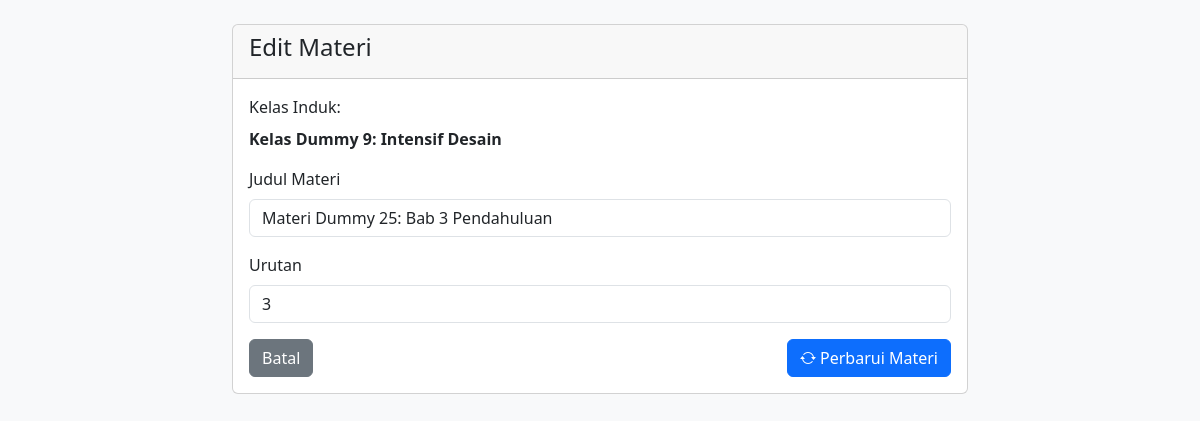
Page /page/edit-materi.php?id_materi=25 (signed in) on the committed database.
### tables this page shows
CREATE TABLE `tb_materi` (
  `id_materi` int(30) NOT NULL,
  `id_kelas` int(30) NOT NULL,
  `urutan` int(11) DEFAULT 1,
  `judul_materi` varchar(255) NOT NULL,
  `status` enum('pending','aktif','non-aktif') NOT NULL DEFAULT 'pending',
  `tgl_dibuat_materi` timestamp NOT NULL DEFAULT current_timestamp()
);

CREATE TABLE `tb_kelas` (
  `id_kelas` int(30) NOT NULL,
  `id_mentor` int(30) NOT NULL,
  `nama_kelas` varchar(255) NOT NULL,
  `kategori` enum('SQL','Design','Java','Web Development','Bisnis','Ekonomi','Psikologi','IT','Python') NOT NULL,
  `harga` decimal(10,2) NOT NULL,
  `profil_kelas` varchar(100) DEFAULT NULL,
  `badge` varchar(100) DEFAULT NULL,
  `description` text DEFAULT NULL,
  `status_publikasi` enum('pending','aktif','non-aktif','rejected') NOT NULL DEFAULT 'pending',
  `tgl_dibuat` timestamp NOT NULL DEFAULT current_timestamp()
);

### page/edit-materi.php (the view, shortened to what this page needs)
<?php
require 'db.php';
$user_id = $_SESSION['id'];
$id_materi = $_GET['id_materi'] ?? 0;
$mentor_query = $conn->prepare("SELECT id_mentor FROM tb_mentor WHERE id_user = ?");
$mentor_query->bind_param("i", $user_id);
$mentor_query->execute();
$mentor_result = $mentor_query->get_result();
$id_mentor = 0;
if ($mentor_result->num_rows > 0) {
    $mentor_row = $mentor_result->fetch_assoc();
    $id_mentor = $mentor_row['id_mentor'];
}
$materi_data = null;
if ($id_materi > 0 && $id_mentor > 0) {
    $stmt = $conn->prepare("
        SELECT tm.id_materi, tm.id_kelas, tm.judul_materi, tm.urutan, tk.nama_kelas
        FROM tb_materi tm
        JOIN tb_kelas tk ON tm.id_kelas = tk.id_kelas
        WHERE tm.id_materi = ? AND tk.id_mentor = ?
    ");
    $stmt->bind_param("ii", $id_materi, $id_mentor);
    $stmt->execute();
    $result = $stmt->get_result();
    if ($result->num_rows > 0) {
        $materi_data = $result->fetch_assoc();
    } else {
        $message = "Materi tidak ditemukan atau Anda tidak memiliki akses untuk mengeditnya.";
        $id_materi = 0;
    }
} else {
    $message = "ID Materi tidak valid.";
}
?>
<!DOCTYPE html>
<html lang="en">
<head>
    <link href="https://cdn.jsdelivr.net/npm/bootstrap@5.3.3/dist/css/bootstrap.min.css" rel="stylesheet">
    <link rel="stylesheet" href="https://cdn.jsdelivr.net/npm/bootstrap-icons@1.11.3/font/bootstrap-icons.min.css">
</head>
<body class="bg-light">
    <div class="container mt-4">
        <div class="row justify-content-center">
            <div class="col-md-8">
                <div class="card">
                    <div class="card-header">
                        <h4>Edit Materi</h4>
                    </div>
                    <div class="card-body">
                        <?php if ($materi_data): ?>
                            <form method="POST">
                                <div class="mb-3">
                                    <label class="form-label">Kelas Induk:</label>
                                    <p class="form-control-static"><strong><?= htmlspecialchars($materi_data['nama_kelas']) ?></strong></p>
                                </div>
                                <div class="mb-3">
                                    <label for="judul_materi" class="form-label">Judul Materi</label>
                                    <input type="text" class="form-control" id="judul_materi" name="judul_materi" value="<?= htmlspecialchars($materi_data['judul_materi']) ?>" required>
                                </div>
                                <div class="mb-3">
                                    <label for="urutan" class="form-label">Urutan</label>
                                    <input type="number" class="form-control" id="urutan" name="urutan" value="<?= htmlspecialchars($materi_data['urutan']) ?>" min="1" required>
                                </div>
                                <div class="d-flex justify-content-between">
                                    <a href="kelola-materi.php?id_kelas=<?= $materi_data['id_kelas'] ?>" class="btn btn-secondary">Batal</a>
                                    <button type="submit" class="btn btn-primary"><i class="bi bi-arrow-repeat"></i> Perbarui Materi</button>
                                </div>
                            </form>
                        <?php endif; ?>
                    </div>
                </div>
            </div>
        </div>
    </div>
</body>
</html>

### rows in the picture
tb_materi: id_kelas.nama_kelas "Kelas Dummy 9: Intensif Desain", judul_materi "Materi Dummy 25: Bab 3 Pendahuluan", urutan "3"
